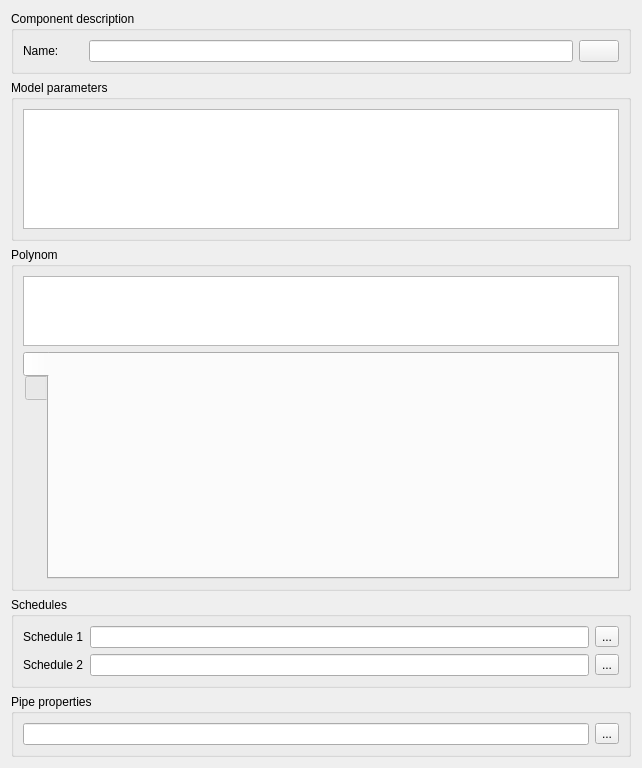
<?xml version="1.0" encoding="UTF-8"?>
<ui version="4.0">
 <class>SVDBNetworkComponentEditWidget</class>
 <widget class="QWidget" name="SVDBNetworkComponentEditWidget">
  <property name="geometry">
   <rect>
    <x>0</x>
    <y>0</y>
    <width>642</width>
    <height>768</height>
   </rect>
  </property>
  <property name="windowTitle">
   <string>Form</string>
  </property>
  <layout class="QVBoxLayout" name="verticalLayout">
   <item>
    <widget class="QGroupBox" name="groupBox">
     <property name="title">
      <string>Component description</string>
     </property>
     <layout class="QGridLayout" name="gridLayout">
      <item row="0" column="0">
       <widget class="QLabel" name="labelDisplayName">
        <property name="minimumSize">
         <size>
          <width>60</width>
          <height>0</height>
         </size>
        </property>
        <property name="text">
         <string>Name:</string>
        </property>
       </widget>
      </item>
      <item row="0" column="1">
       <widget class="QtExt::LanguageStringEditWidget1" name="lineEditName"/>
      </item>
      <item row="0" column="2">
       <widget class="QtExt::ColorButton" name="pushButtonColor">
        <property name="sizePolicy">
         <sizepolicy hsizetype="Fixed" vsizetype="Fixed">
          <horstretch>0</horstretch>
          <verstretch>0</verstretch>
         </sizepolicy>
        </property>
       </widget>
      </item>
     </layout>
    </widget>
   </item>
   <item>
    <widget class="QGroupBox" name="groupBoxModelParameters">
     <property name="title">
      <string>Model parameters</string>
     </property>
     <layout class="QVBoxLayout" name="verticalLayout_2">
      <item>
       <widget class="QTableWidget" name="tableWidgetParameters">
        <property name="sizePolicy">
         <sizepolicy hsizetype="Expanding" vsizetype="Maximum">
          <horstretch>0</horstretch>
          <verstretch>0</verstretch>
         </sizepolicy>
        </property>
        <property name="maximumSize">
         <size>
          <width>16777215</width>
          <height>120</height>
         </size>
        </property>
       </widget>
      </item>
     </layout>
    </widget>
   </item>
   <item>
    <widget class="QGroupBox" name="groupBoxPolynom">
     <property name="title">
      <string>Polynom </string>
     </property>
     <layout class="QVBoxLayout" name="verticalLayout_3">
      <item>
       <widget class="QTableWidget" name="tableWidgetPolynomCoefficients">
        <property name="sizePolicy">
         <sizepolicy hsizetype="Expanding" vsizetype="Maximum">
          <horstretch>0</horstretch>
          <verstretch>0</verstretch>
         </sizepolicy>
        </property>
        <property name="minimumSize">
         <size>
          <width>0</width>
          <height>0</height>
         </size>
        </property>
        <property name="maximumSize">
         <size>
          <width>16777215</width>
          <height>70</height>
         </size>
        </property>
       </widget>
      </item>
      <item>
       <widget class="QTabWidget" name="tabWidgetPlots">
        <property name="tabPosition">
         <enum>QTabWidget::West</enum>
        </property>
        <property name="currentIndex">
         <number>0</number>
        </property>
        <widget class="QWidget" name="plotTab1">
         <attribute name="title">
          <string/>
         </attribute>
         <layout class="QVBoxLayout" name="verticalLayout_5">
          <item>
           <widget class="QwtPlot" name="widgetPlot1">
            <property name="sizePolicy">
             <sizepolicy hsizetype="Expanding" vsizetype="Expanding">
              <horstretch>0</horstretch>
              <verstretch>0</verstretch>
             </sizepolicy>
            </property>
            <property name="maximumSize">
             <size>
              <width>16777215</width>
              <height>200</height>
             </size>
            </property>
           </widget>
          </item>
         </layout>
        </widget>
        <widget class="QWidget" name="plotTab2">
         <attribute name="title">
          <string/>
         </attribute>
         <layout class="QVBoxLayout" name="verticalLayout_4">
          <item>
           <widget class="QwtPlot" name="widgetPlot2">
            <property name="maximumSize">
             <size>
              <width>16777215</width>
              <height>200</height>
             </size>
            </property>
           </widget>
          </item>
         </layout>
        </widget>
       </widget>
      </item>
     </layout>
    </widget>
   </item>
   <item>
    <widget class="QGroupBox" name="groupBoxSchedules">
     <property name="title">
      <string>Schedules</string>
     </property>
     <layout class="QGridLayout" name="gridLayout_2">
      <item row="0" column="1">
       <widget class="QLineEdit" name="lineEditSchedule1">
        <property name="readOnly">
         <bool>true</bool>
        </property>
       </widget>
      </item>
      <item row="1" column="1">
       <widget class="QLineEdit" name="lineEditSchedule2">
        <property name="readOnly">
         <bool>true</bool>
        </property>
       </widget>
      </item>
      <item row="0" column="2">
       <widget class="QToolButton" name="toolButtonSchedule1">
        <property name="text">
         <string>...</string>
        </property>
       </widget>
      </item>
      <item row="1" column="2">
       <widget class="QToolButton" name="toolButtonSchedule2">
        <property name="text">
         <string>...</string>
        </property>
       </widget>
      </item>
      <item row="0" column="0">
       <widget class="QLabel" name="labelSchedule1">
        <property name="text">
         <string>Schedule 1</string>
        </property>
       </widget>
      </item>
      <item row="1" column="0">
       <widget class="QLabel" name="labelSchedule2">
        <property name="text">
         <string>Schedule 2</string>
        </property>
       </widget>
      </item>
     </layout>
    </widget>
   </item>
   <item>
    <widget class="QGroupBox" name="groupBoxPipeProperties">
     <property name="title">
      <string>Pipe properties</string>
     </property>
     <layout class="QHBoxLayout" name="horizontalLayout">
      <item>
       <widget class="QLineEdit" name="lineEditPipeProperties">
        <property name="readOnly">
         <bool>true</bool>
        </property>
       </widget>
      </item>
      <item>
       <widget class="QToolButton" name="toolButtonPipeProperties">
        <property name="text">
         <string>...</string>
        </property>
       </widget>
      </item>
     </layout>
    </widget>
   </item>
  </layout>
 </widget>
 <customwidgets>
  <customwidget>
   <class>QwtPlot</class>
   <extends>QFrame</extends>
   <header>qwt_plot.h</header>
   <container>1</container>
  </customwidget>
  <customwidget>
   <class>QtExt::ColorButton</class>
   <extends>QPushButton</extends>
   <header location="global">QtExt_ColorButton.h</header>
  </customwidget>
  <customwidget>
   <class>QtExt::LanguageStringEditWidget1</class>
   <extends>QLineEdit</extends>
   <header location="global">QtExt_LanguageStringEditWidget1.h</header>
   <container>1</container>
  </customwidget>
 </customwidgets>
 <resources/>
 <connections/>
</ui>
